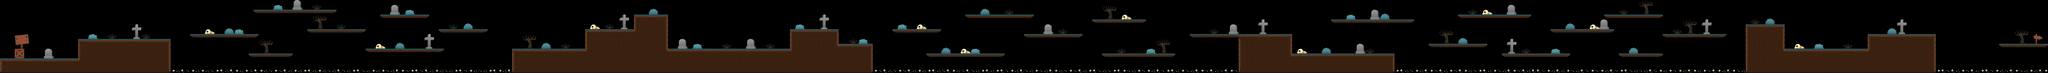

Tiled map render using the project's own tile images. Description and the map definition, with tile-layer contents summarised, below:
An orthogonal 420x15 tile map with 32x32 px tiles, 2 tile layers (suelo, objetos), 2 hidden layers not drawn, 3 tilesets and 40 objects (terreno 1, terreno 2, terreno 3, terreno 4, terreno 5, ...).

<map version="1.5" tiledversion="2021.03.23" orientation="orthogonal" renderorder="right-down" width="420" height="15" tilewidth="32" tileheight="32" infinite="0" nextlayerid="6" nextobjectid="41">
 <tileset firstgid="1" source="fondo1.tsx" />
 <tileset firstgid="301" source="objetos.tsx" />
 <tileset firstgid="365" source="tiles.tsx" />
 <layer id="1" name="fondo" width="420" height="15" visible="0">
  <data>[6300 cells, 6300 non-empty, 300 distinct tile ids]</data>
 </layer>
 <layer id="2" name="suelo" width="420" height="15">
  <data>[6300 cells, 1667 non-empty, 20 distinct tile ids]</data>
 </layer>
 <layer id="3" name="objetos" width="420" height="15">
  <data>[6300 cells, 378 non-empty, 50 distinct tile ids]</data>
 </layer>
 <layer id="5" name="huesos" width="420" height="15" visible="0">
  <data>[6300 cells, 144 non-empty, 4 distinct tile ids]</data>
 </layer>
 <objectgroup id="4" name="terreno">
  <object id="1" name="terreno 1" x="2" y="384" width="508" height="95.3333" />
  <object id="2" name="terreno 2" x="511" y="256" width="609" height="224" />
  <object id="3" name="terreno 3" x="3359" y="322" width="481" height="158" />
  <object id="4" name="terreno 4" x="3841" y="192" width="316" height="290" />
  <object id="5" name="terreno 5" x="4159" y="95" width="225" height="387" />
  <object id="6" name="terreno 6" x="4385" y="321" width="799" height="159" />
  <object id="7" name="terreno 7" x="5185" y="191" width="319" height="287" />
  <object id="8" name="terreno 8" x="5505" y="288" width="223" height="192" />
  <object id="9" name="terreno 9" x="7810" y="225" width="319" height="23" />
  <object id="10" name="terreno 10" x="8127" y="225" width="353" height="253" />
  <object id="11" name="terreno 11" x="8480" y="353" width="673" height="126" />
  <object id="12" name="terreno 12" x="11456" y="161" width="257" height="319" />
  <object id="13" name="terreno 13" x="11712" y="321" width="544" height="159" />
  <object id="14" name="terreno 14" x="12256" y="223" width="448" height="257" />
  <object id="15" name="huesos 1" x="1121" y="456" width="2239" height="22" />
  <object id="16" name="huesos 2" x="5729" y="457" width="2398" height="22" />
  <object id="17" name="huesos 3" x="9152" y="456" width="2305" height="22" />
  <object id="18" name="huesos 4" x="12706" y="458" width="734" height="22" />
  <object id="19" name="isla 1" x="1248" y="223" width="448" height="25" />
  <object id="20" name="isla 2" x="1632" y="353" width="288" height="23" />
  <object id="21" name="isla 3" x="1664" y="64" width="544" height="25" />
  <object id="22" name="isla 4" x="2015" y="193" width="383" height="23" />
  <object id="23" name="isla 5" x="2497" y="95" width="318" height="25" />
  <object id="24" name="isla 6" x="2399" y="320" width="513" height="25" />
  <object id="25" name="isla 7" x="2880" y="191" width="320" height="25" />
  <object id="26" name="isla 8" x="5855" y="192" width="322" height="24" />
  <object id="27" name="isla 9" x="6081" y="351" width="511" height="26" />
  <object id="28" name="isla 10" x="6336" y="96" width="448" height="23" />
  <object id="29" name="isla 11" x="6720" y="225" width="385" height="24" />
  <object id="30" name="isla 12" x="7168" y="128" width="353" height="24" />
  <object id="31" name="isla 13" x="7232" y="351" width="481" height="25" />
  <object id="32" name="isla 14" x="8736" y="129" width="545" height="23" />
  <object id="33" name="isla 15" x="9568" y="97" width="480" height="23" />
  <object id="34" name="isla 16" x="9376" y="287" width="387" height="26" />
  <object id="35" name="isla 17" x="9856" y="354" width="448" height="23" />
  <object id="36" name="isla 18" x="10177" y="191" width="416" height="25" />
  <object id="37" name="isla 19" x="10528" y="97" width="386" height="24" />
  <object id="38" name="isla 20" x="10624" y="352" width="290" height="23" />
  <object id="39" name="isla 21" x="10913" y="224" width="407" height="24" />
  <object id="40" name="isla 22" x="13121" y="288" width="319" height="25" />
 </objectgroup>
</map>
